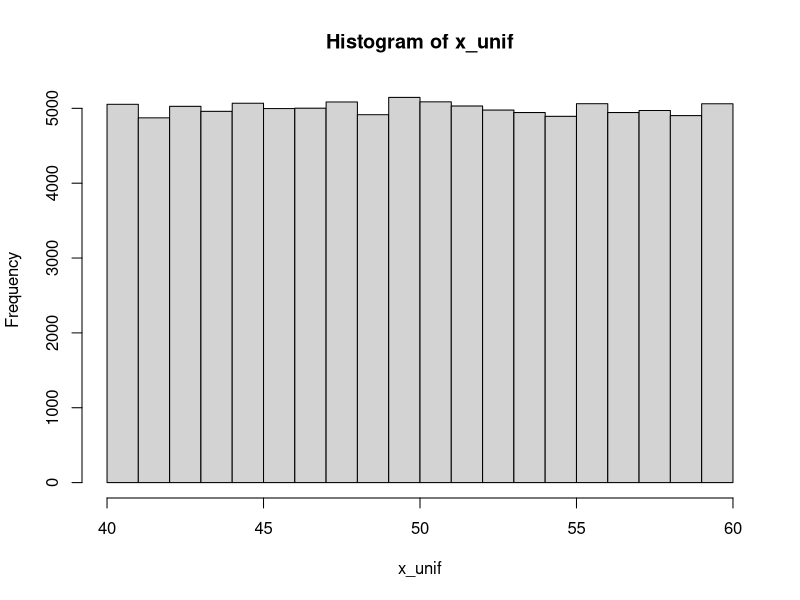
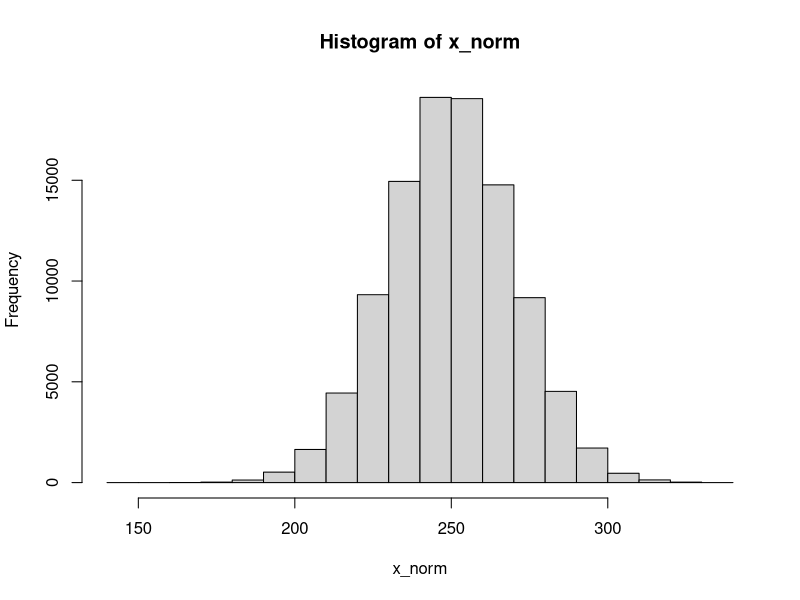

These charts were generated, in order, by the following R code: (Note: this script raises an error after producing the figures.)
## ---- chunk 1
x <- 2
x
## ---- chunk 2
nums <- c(1,45,78)
cities <- c("Zürich", "上海", "Tehrān")
nums
cities
## ---- chunk 3
length(nums)
#如果无后续使用，没必要赋值一个变量；c(...)的计算结果就是一个向量，并直接传给`length()`函数
length(c("Guten Morgen")) 
## ---- chunk 4
cities_1 <- c("Zürich", "上海", "Tehrān")
cities_2 <- c("大阪", "Poznań", "Cairo")

cities <- c(cities_1, cities_2, c("Jyväskylä", "邯郸", "札幌่"))

cities
## ---- chunk 5
x <- c("one", "two", "three", "four", "five", "six", "seven", "eight", "nine")
x[3]
## ---- chunk 6
x[c(2,5,9)] # 第2个，第5个，第9个元素
## ---- chunk 7
x[c(2,5,9)] <- c("二", "五", "九")
x
## ---- chunk 8
1:10 #从左边的数（包含）到右边的数（包含），即1:10
## ---- chunk 9
x[3:6]
## ---- chunk 10
y <- 7:103
y
## ---- chunk 11
rep(6, 8) # 把6重复8遍；或rep(6, times = 8)
## ---- chunk 12
rep(c(0, 7, 6, 1), 4) # 把(0, 7, 6, 1)重复4遍
## ---- chunk 13
rep(c(0, 7, 6, 1), each = 4) # 把0, 7, 6, 1各重复4遍
## ---- chunk 14
rep(c(0, 7, 6, 1), c(1, 2, 3, 4)) # 把0, 7, 6, 1分别重复1, 2, 3, 4遍
## ---- chunk 15
seq(0, 15, 2.5) # 其实是`seq(from = 0, to = 50, by = 5)`的简写
## ---- chunk 16
 seq(0, 50, length.out = 11) # 其实是`seq(from = 0, to = 50, length.out = 11)`的简写
## ---- chunk 17
x_unif <- runif(100000, 40, 60) # 生成100000个40到60之间，连续均匀分布的的随机数
hist(x_unif) # 画直方图
## ---- chunk 18
x_norm <- rnorm(100000, 250, 20) # 按照平均值为250，标准差为20的正态分布的概率密度函数生成100000个随机数
hist(x_norm) # 画直方图
## ---- chunk 19
x <- vector("numeric")
# 或`vector("integer")`, `vector("character")`等
class(x)
## ---- chunk 20
x <- integer(0)
# 或 x <- integer()
# 或`character(0)`, `numeric(0)`等
class(x)
## ---- chunk 21
x <- c(-10, 5, -89, 999, 84)
list(x = x, `sort(x)` = sort(x), `rank(x)` = rank(x), `order(x)` = order(x), `rev(sort(x))` = rev(sort(x)))
## ---- chunk 22
scores <- c(ochem = 79, math = 66, mcb = 64, blc = 75, bpc = 72)
scores
## ---- chunk 23
scores[c("math", "bpc")] == scores[c(2, 5)]
## ---- chunk 24
x <- c(4, 9, 25)
y <- c(8, 6, 3)
x + y
x * y # 在matlab中这样乘是不行的，要用`.*`，除法也是
sqrt(x)
## ---- chunk 25
class(6) # 6是一个（浮点）数，应为"numeric"
## ---- chunk 26
is.numeric(6)
is.character("6")
## ---- chunk 27
as.integer(c(TRUE, FALSE))
as.character(c(23, 90))
## ---- chunk 28
time_in_sec <- c(29.37, 28.66, 31.32, NA, 27.91, NA)
## ---- chunk 29
class(time_in_sec[4])
## ---- chunk 30
y <- c("a", "b", NA)
class(y[3])
class(NA)
## ---- chunk 31
x <- c("Joe", "Lynne", "Pat")
class(x) # 本应为"character"
class(x) <- c("high_school", "student") # 篡改
class(x) # 新class
## ---- chunk 32
x <- matrix(c(TRUE, FALSE, FALSE, TRUE), ncol = 2)
typeof(x); class(x)
## ---- chunk 33
class(3)
## ---- chunk 34
sqrt(3)^2-3
## ---- chunk 35
3.1e5
## ---- chunk 36
-1.2e-4+1.1e-5
## ---- chunk 37
class(2)
class(2L)
## ---- chunk 38
1:10 #公差为1的整数向量生成器，包含最小值和最大值
class(1:10)
seq(5,50,5) #自定义公差，首项，末项和公差可以不为整数
class(seq(5,50,5)) #因此产生的是一个浮点数向量
seq(5L,50L,5L) #可以强制生成整数
class(seq(5L,50L,5L)) #是整数没错
## ---- chunk 39
x <- list(2L+1L, 2L-1L, 2L*3L, 17L%/%3L, 17L%%3L, 1000L/1L, 3L^4L, sqrt(4L), log(exp(5L)),factorial(5L),sin(0L))
for (num in x){
  print(num)
  print(class(num))
}

y <- c(8L/2L, 2L^3L)
## ---- chunk 40
class(2L+1L)
class(2L-1L)
class(2L*3L)
class(17L%/%3L)
class(17L%%3L)
## ---- chunk 41
class(1000L/1L)
class(3L^4L)
class(sqrt(4L))
class(log(exp(5L)))
class(factorial(5L))
## ---- chunk 42
exp(1)
## ---- chunk 43
log(exp(5))
## ---- chunk 44
log10(1000)
log2(128)
## ---- chunk 45
signif(12.3456789, 4)
## ---- chunk 46
signif(12.3, 8)
## ---- chunk 47
round(12.3456789, 3) # 保留3个小数位
## ---- chunk 48
round(13.5)
## ---- chunk 49
class(ceiling(7.4))
## ---- chunk 50
NA + NA
## ---- chunk 51
class(Inf); class(NaN)
## ---- chunk 52
is.na(NaN)
## ---- chunk 53
knitr::include_graphics("img/graphics/t-distribution.png")
## ---- chunk 54
qt(0.975, df = 12)
## ---- chunk 55
p <- (1-(pt(2.2, df = 15)))*2
p
## ---- chunk 56
qt(0.975,9999999)
## ---- chunk 57
x <- c(2.23,2.24,2.34,2.31,2.35,2.27,2.29,2.26,2.25,2.21,2.29,2.34,2.32)
t.test(x, mu = 2.31)
## ---- chunk 58
x <- c(2.23,2.24,2.34,2.31,2.35,2.27,2.29,2.26,2.25,2.21,2.29,2.34,2.32)

t.test(x, mu = 2.31, alternative = "less") # 检验是否*less* than μ
## ---- chunk 59
x <- c(2.23,2.24,2.34,2.31,2.35,2.27,2.29,2.26,2.25,2.21,2.29,2.34,2.32)
y <- c(2.27,2.29,2.37,2.38,2.39,2.25,2.39,2.16,2.55,2.81,2.19,2.44,2.22)

t.test(x, y)
## ---- chunk 60
t.test(x, y, paired = TRUE)
## ---- chunk 61
expected_probs <- c(0.05, 0.1, 0.15, 0.2, 0.2, 0.3)
## ---- chunk 62
observed_vals <- c(6, 9, 14, 24, 18, 29)
## ---- chunk 63
chisq.test(observed_vals, p = expected_probs) # 参数p是指概率
## ---- chunk 64
chisq.test(observed_vals)
## ---- chunk 65
(社团参与 <- matrix(c(28,36,40,40,32,33,38,29,36), nrow = 3, dimnames = list(c("一年级", "二年级", "三年级"), c("棒球", "足球", "网球"))))
## ---- chunk 66
chisq.test(社团参与)
## ---- chunk 67
#其实还可以更精简，但是为了易读性不得不牺牲一点精简度。
Z <- matrix(rep(rnorm(1000000), 6), nrow = 6)^2

X <- Z^2

Q <- matrix(nrow = 6, ncol = 1000000)

for (i in (1+1):6) {
  Q[1,] = Z[1,]
  Q[i,] = Q[(i-1),] + Z[i,]
}

plot(NULL, xlim=c(0.23,6), ylim = c(0,1),
     main = expression(paste('X ~ ', chi^'2', '(k)')), 
     xlab = "x", 
     ylab= expression(f[k]*'(x)')
    )
colors <- c('blue', 'black', 'red', 'green', 'gray', 'orange')
for (i in 1:6) {
  lines(density(Q[i,]),
        col=colors[i],
        lwd=2)
}
legend('topright',c('k=1','k=2','k=3','k=4','k=5','k=6'),
       fill = colors)
## ---- chunk 68
class(c(TRUE,FALSE,NA))
## ---- chunk 69
x <- 5
x != 3 #x等于5，所以“x不等于3”为真
## ---- chunk 70
7 %in% c(1,4,5,6,7)
## ---- chunk 71
NA == NA
## ---- chunk 72
x <- NA
is.na(x)
## ---- chunk 73
!(3 < 4) # 这个例子很简单，反义符号意义不大。后面实操的时候才能领略到它的用处。
## ---- chunk 74
vals <- c(TRUE, FALSE, NA) 
names(vals) <- paste('[',as.character(vals),']',sep = '')
outer(vals, vals, "&")
## ---- chunk 75
outer(vals, vals, "|")
## ---- chunk 76
m <- 1:100 # 产生一个[1,2,3,...,99,100]的整数向量。上面讲过。
n <- vector("numeric")
for (i in n) {
  if (i %% 2 == 0) {
    n <- append(n, i^2)
  } else if (i == 51) {
    break
  }
}
n
## ---- chunk 77
logi = TRUE
num <- 1
while (num <= 100) {
  if (logi) {
    num = num + 10 # R 不支持 num += 5的简写
    print(num)
    logi = FALSE
  } else {
    num = num + 20
    print(num)
    logi = TRUE
  }
}

## ---- chunk 78
# 以下代码翻译成英语就是：If 1 + 1 = 2, print "hi". Else, print "bye".
# 或中文：如果一加一等于二，那么印出“hi”，否则印出“bye”.
if (1 + 1 == 2) { # 1 + 1 == 2 的运算结果是TRUE，因此“如果”成真
  print("hi") # 所以会执行`print("hi")`
} else {
  print("bye")
}
## ---- chunk 79
# 代码第一行中的FALSE可以替换成任何计算结果为FALSE的运算，
# 比如1 + 1 == 3；小括号内的计算过程不重要，
# 但运算结果必须为TRUE或FALSE（不可以是NA）
if (FALSE) { 
  print("hi")
} else { # 因为是FALSE，所以`else`里的语句被执行
  print("bye")
}
## ---- chunk 80
if (FALSE) { # 第一个`if`为FALSE
  print("hi")
} else if (FALSE) { # 检查下一个`else if`，也是FALSE
  print("yoo")
} else if (TRUE) { # 再检查下一个`else if`，这次是TRUE
  print("hey") # 所以执行`print("hey")`
} else {
  print("bye") # 而轮不到else
}
## ---- chunk 81
# 以下代码翻译成英文就是: for every element i in c(2, 4, 6, 8): 
# assign i^2 to n, then print n
# 中文：对c(2, 4, 6, 8)`中的每一个元素i：
# 创建一个n使得n等于i的平方，然后印出n
for (i in c(2, 4, 6, 8)) { # i可以是任何你想要的名字，比如num
  n <- i^2 # 如果上一行是 for (num in ..., 这一行就要写成 n <- num^2
  print(n)
}
## ---- chunk 82
x <- vector(mode = "numeric") # 创建一个空的numeric vector
for (m in 1:10) {
  if (m %% 2 == 0) {
    x <- append(x, m)
  }
}

x
## ---- chunk 83
M <- c(1, 2, 3 ,4 ,5)
N <- c(10, 100, 1000)

x <- vector("numeric")
for (m in M) {
  for (n in N) { # 在一个for循环中嵌入另一个for循环
    x <- append(x, m*n)
  }
}

x
## ---- chunk 84
x <- 1
while (x < 10) { # 当x<10的时候，执行大括号内的语句
  print(x)
  x <- x + 3 # 一定要让x的值增加，否则会进入无限循环
}
## ---- chunk 85
for (i in 1:10) {
  if (i == 3) {
    next # 当i == 3时，跳过它，继续（最近的）for循环的下一个回合
  } else if (i == 6) {
    break # 当i == 6时，结束（最近的）for循环
  } 
  print(i) # 只有当if和else if里的检验都为FALSE时，`print(i)`才会执行。
}
## ---- chunk 86
M <- c(1, 2, 3, 4, 5)

x <- vector("numeric")
for (m in M) {
  while (TRUE) { # 原本while(TRUE){}将会是一个无限循环（判定条件永远TRUE）
    x <- append(x, 2*m)
    break # break打破了最近的这个while循环，而不影响for循环。
  }
}

x
## ---- chunk 87
lapply(c(1, 2, 3), function(i) i*10) # vector
lapply(list(1, 2, 3), function(i) i*10) # list
## ---- chunk 88
lapply(list(c(1, 2), c(4, 6), c(7, 9)), function(i) i*10)
## ---- chunk 89
rep(1:4, each = 3)
## ---- chunk 90
rep(1:4, 3)
## ---- chunk 91
Map(rep, 1:4, 3)
## ---- chunk 92
Map(seq, c(1, 5, 20), c(5, 25, 100), length.out = 5)
## ---- chunk 93
Map(rep, list(c(8, 9), c(6, 7)), 3)
## ---- chunk 94
lapply(list(c(8, 9), c(6, 7)), function(x) rep(x, 3))
## ---- chunk 95
rep(1:4, rep(3, 4))
## ---- chunk 96
require(doParallel)
## ---- chunk 97
library(doParallel)
getDoParWorkers() # 查看R当前使用的内核数量；默认应为1
detectCores() # 查看可用内核总数
## ---- chunk 98
registerDoParallel(4) # 设置内核数量
getDoParWorkers() # 再次检查内核数量
## ---- chunk 99
sample <- c(5.1, 5.2, 4.5, 5.3, 4.3, 5.5, 5.7)
# 根据传统，赋值变量时用`<-`号，赋值函数参数时才用`=`
t.test(x = sample, mu = 4.5)
## ---- chunk 100
"+"(2, 3)
## ---- chunk 101
"["(c("四川担担面", "武汉热干面", "兰州牛肉面", "北京炸酱面"), 2)
## ---- chunk 102
sum        (
 # 4   
        4 # 我怕不是
,              #疯了
            6
  
  )
## ---- chunk 103
seq(0, 25, l = 11)
## ---- chunk 104
函数名 <- function(参数1, 参数2, ...){
  对参数1和参数2
  进行
  一系列
  一行或者多行
  计算
  return(计算结果)
}
## ---- chunk 105
SE <- function(x) {
  s <- sd(x)
  n <- length(x)
  result <- s/sqrt(n)
  return(result)
}
# 随后，你就可以使用自定义的函数了
SE(c(5,6,5,5,4,5,6,6,5,4,5,3,8)) 
## ---- chunk 106
SE <- function(x) {
  s <- sd(x)
  n <- length(x)
  s/sqrt(n) # 注意不是`result <- s/sqrt(n)`
}
SE(c(5,6,5,5,4,5,6,6,5,4,5,3,8)) 
## ---- chunk 107
# 这是随手写的一个没有意义的函数
myfunc <- function(i){
  k <- 8
  if (i>3) {
    j <- -i
    while(j < 20){
      k <- k + i + j
      j <- j+5
    }
    return(k)
  } else {
    if (i %% 2 == 0) {
      return(5)
    } else return(k*i)
  }
}
myfunc(6)
## ---- chunk 108
sapply(1:5, function(x) x^2)
## ---- chunk 109
'%el%' <- function(x, y) pi*x*y

2 %el% 5
## ---- chunk 110
myfunc <- function(){
  a = 5
  function(){
    b = 10
    return(a*b)
  }
}
# 执行myfunc()的时候，默认结果为最后一句/一行，在这里应为内函数：
myfunc()

# 既然`myfunc()`的结果是一个函数，那么在后面再加上一个括号就是执行内函数了；内函数可以使用外函数中所定义的变量（比如这里使用了外函数的`a = 5`）
myfunc()()
## ---- chunk 111

speak <- function(x){
  x()$speak
}

speak(cat)

## ---- chunk 112
my_func <- function(arg1, arg2 = 100, ...){
  other_args <- list(...)
  print(arg1)
  print(arg2)
  print(other_args)
}

my_func("foo", cities = c("崇阳", "Αθήνα", "つがる"), nums = c(3,4,6))
## ---- chunk 113
x <- 5
fun1 <- function() {
  x <- 100
}
fun1()
x
## ---- chunk 114
x <- 5
fun1 <- function() {
  assign("x", 100, envir = .GlobalEnv)
}
fun1()
x
## ---- chunk 115
x <- 5
fun1 <- function() {
  x <<- 100
}
fun1()
x
## ---- chunk 116
x <- 1
fun1 <- function() {
  x <- 10
  function() {
    x <<- 100
  }
}
fun1()()
x
## ---- chunk 117
n <- 1
fun1 <- function() {
  n <- 10
  fun2 <- function() {
    n <- 50
    n <<- 100
  }
  fun2()
  return(n)
}
fun1()
n
## ---- chunk 118
x <- vector('numeric')
system.time(
  for (i in 1:50){
    for (j in 1:100) {
      x <- append(x, i*j)
    }
  }
)
## ---- chunk 119
y <- list(1, c("a","あ"), list(1+3i, c(FALSE, NA, TRUE)), 
          tibble(x = c("阿拉木图", "什切青"), y = c(2, 3)),
          t.test)
y
## ---- chunk 120
y[2] # 使用单方括号，得到的是一个只有一个list元素的list
y[[2]] # 使用双方括号，得到的是一个vector
y[[3]][[2]] # 得到的也是一个vector；父list的索引在前，子list的在后
y[[3]] # 这个位置包含两个子list，因此得到一个有两个list元素的list
y[[3]][[2]][2] # 得到vector时，直接在后面用单方括号
## ---- chunk 121
z <- list(c(1, 3), z2 = c(4, 5, 6), c("a", "b"))
z # `[[2]]`被`$z2`所取代
z$z2 == z[[2]] # `z[[2]]`仍然是可用的，结果和`z$z2`一样
## ---- chunk 122
list(list(1, 2), list(3, 4))
## ---- chunk 123
A <- list("a", 1, TRUE); B <- list(5+8i, NA, 4L)
C1 <- unlist(list(A, B), recursive = FALSE); C2 <- c(A, B)
identical(C1, C2)
## ---- chunk 124
A <- 1:48 #创建一个(1,2,3,...24)的numeric vector
dim(A) <- c(6,8) #给A assign一个6乘4的dimensions
A
## ---- chunk 125
is.array(A)
is.matrix(A)
## ---- chunk 126
A[5,3]
## ---- chunk 127
A[3,]
## ---- chunk 128
A[,4]
## ---- chunk 129
dim(A) <- c(2,8,3)
A
## ---- chunk 130
dim(A) <- c(3,4,2,2)
A
## ---- chunk 131
A[ ,3 , , ] #每个矩阵第3列的数据，即所有第二个维度为3的数值
## ---- chunk 132
B <- runif(90, 0, 1) #从均匀分布中取100个0到1之间的数
dim(B) <- c(6, 5, 3) #注意顺序
B
## ---- chunk 133
dimnames(B) <- list(paste("trial.", 1:6), c('P. falciparum', 'P. malariae', 'P. ovale', 'P. vivax', 'P. knowlesi'), c('chloroquine', 'artemisinin', 'doxycycline'))
B
## ---- chunk 134
as.century <- function(x) x%/%100 + 1
## ---- chunk 135
as.century(c(2014, 1990, 1398, 1290, 1880, 2001))
## ---- chunk 136
hour <- function(x) x%/%100
minute <- function(x) x%%100
## ---- chunk 137
times <- c(0512, 0719, 2358, 0501)
hour(times)
minute(times)
## ---- chunk 138
prime.list <- function(i){
  primeNumbers <- 2L
  for (num in 3:i) {
    isPrime <- TRUE
    for (pnum in primeNumbers) {
      if (pnum > sqrt(num)) {
        break
      } else if (num %% pnum == 0) {
        isPrime <- FALSE
        break
      }
    }
    if (isPrime) {
      primeNumbers <- c(primeNumbers, num)
    }
  }
  return(primeNumbers)
}
## ---- chunk 139
prime.list(100)
## ---- chunk 140
Pet <- function(name = NA, common_name = NA, binomial_name = NA, speak = NA){
  name <- name
  common_name <- common_name
  binomial_name <- binomial_name
  speak <- speak
  greet <- function(time = "not_specified"){
    intro <- paste("I'm a", common_name, "and my name is", name)
    if(time == "morning") print(paste("Good morning,", intro))
    if(time == "afternoon") print(paste("Good afternoon,", intro))
    if(time == "evening") print(paste("Good evening,", intro)) 
    if(time == "not_specified") print(paste("Hi,", intro))
  }
  list(name = name, common_name = common_name, binomial_name = binomial_name, speak = speak, greet = greet)
}


Turtle <- function(name = NA){
  Pet(name, "turtle", "Trachemys scripta elegans") # 实现inheritance # 龟没有叫声
}

Cat <- function(name = NA, sterilized = NA){
  sterilized <- sterilized # 猫可能绝育 # 新增attribute，实现了广义的polymorphism
  PetAaM <- Pet(name, "cat", "Felis catus", "meow")
  CatOnlyAaM <- list(sterilized = sterilized)
  c(PetAaM, CatOnlyAaM)
}

Pigeon <- function(name = NA){
  PetAaM <- Pet(name, "pigeon", "Columba livia", "coo")
}

# 实现了Python语境中的polymorphism
greet <- function(pet, time = "not_specified"){
  pet$greet(time)
}

binomial_name <- function(pet){
  pet$binomial_name
}
## ---- chunk 141
Guoguo <- Pigeon("Guoguo")
Felix <- Cat("Felix", "TRUE")
Kazuya <- Turtle("Kazuya")

str(Guoguo)
str(Kazuya)
str(Felix)
## ---- chunk 142
Felix$binomial_name
Kazuya$greet("afternoon")
## ---- chunk 143
binomial_name(Kazuya)
greet(Guoguo)
## ---- chunk 144
x <- "world"
paste("Hello", x, "Bye", x, sep = "---")
